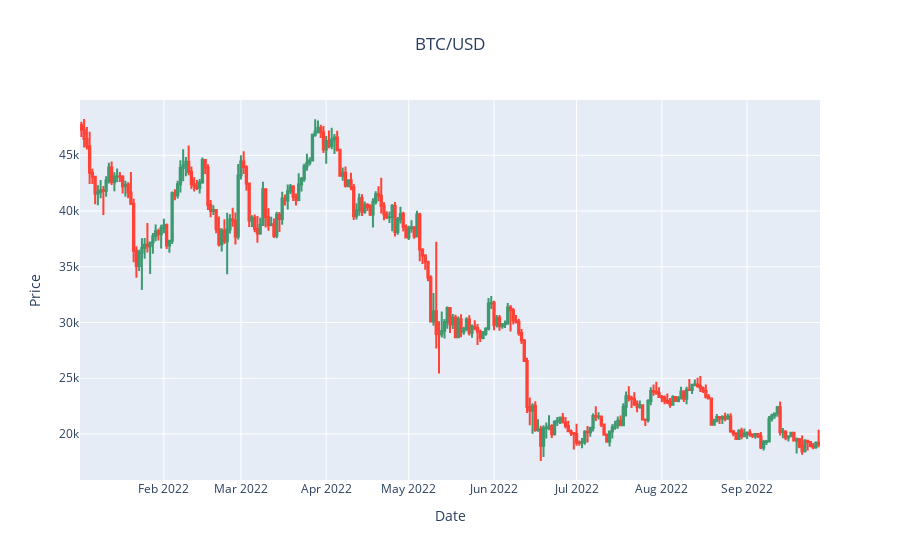

Notebook code for this chart:
### Code cell
#Create a graph objet
fig=go.Figure()
#Set up the layout
fig.update_layout(
    title={
        "text":f"{base_currency}/{quote_currency}",
        "x" : 0.5,
        "xanchor":"center"
    },
    xaxis_title ="Date",
    yaxis_title = "Price",
    xaxis_rangeslider_visible=False
)

#Add candlestick chart
fig.add_trace(
    go.Candlestick(
        x=dh["date"],
        open=dh["open"],
        high=dh["high"],
        low=dh["low"],
        close=dh["close"]
    )
)


fig.show()

### Figure 1 — Plotly figure (JSON) as saved in the notebook; plotly's stock layout.template omitted (floating-point values rounded to 4 significant figures; data arrays with more than 128 entries replaced by an {"elided": "..."} marker saying what was removed)
{"data": [{"close": {"elided": "269 int values"}, "high": {"elided": "269 int values"}, "low": {"elided": "269 int values"}, "open": {"elided": "269 int values"}, "type": "candlestick", "x": {"elided": "269 str values"}}], "layout": {"title": {"text": "BTC/USD", "x": 0.5, "xanchor": "center"}, "xaxis": {"rangeslider": {"visible": false}, "title": {"text": "Date"}}, "yaxis": {"title": {"text": "Price"}}}}
